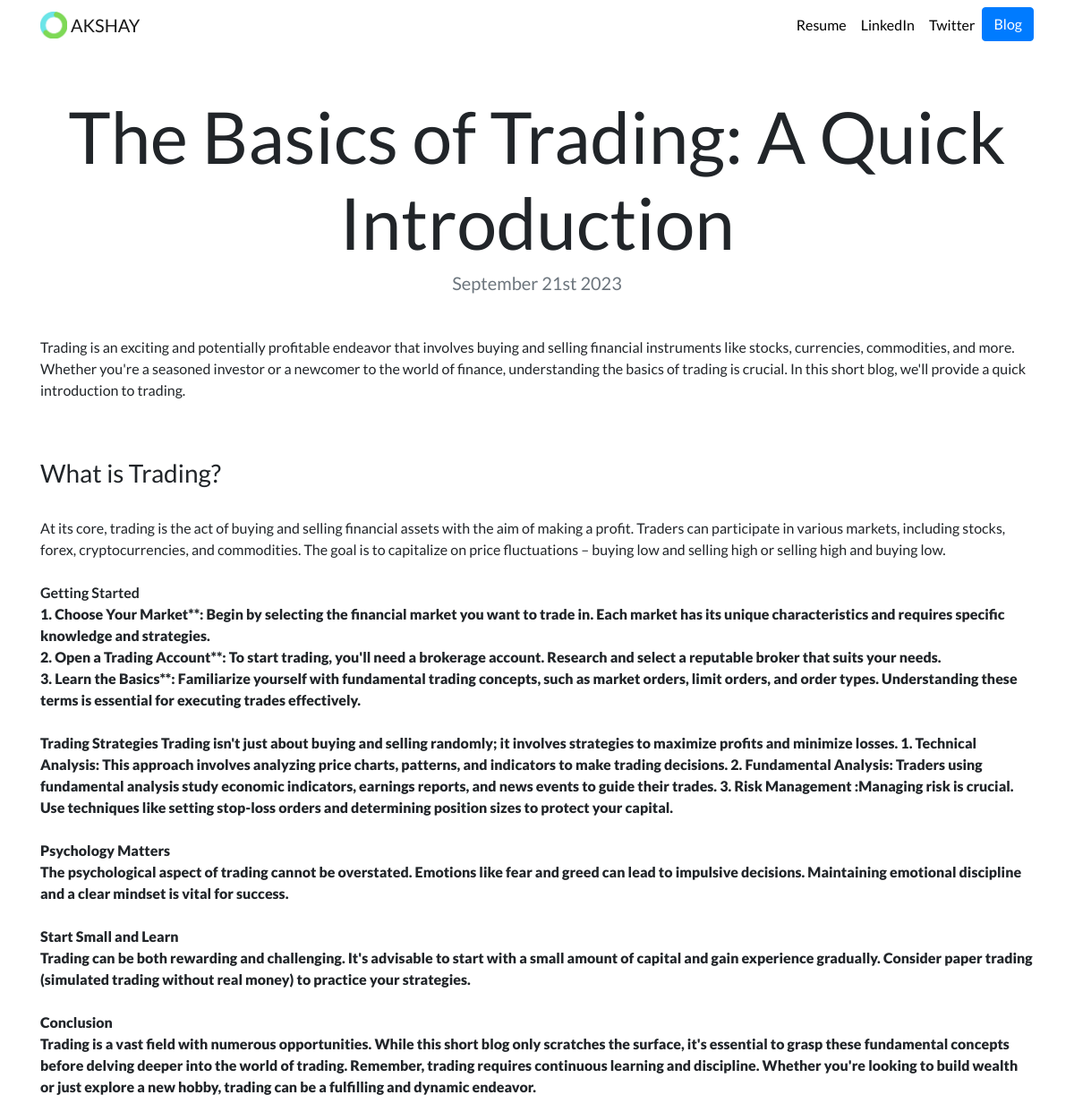
Screenshot of /blog/9 with the database file from the repository.
### blog/models.py (models this page shows, shortened)
class Blog(models.Model):
    title = models.CharField(max_length=200)
    discription = models.TextField(max_length=50000)
    date = models.DateField()

### blog/views.py (the view)
# urls.py: path('<int:blog_id>',views.details, name='details')
def details(request, blog_id):
    blog = get_object_or_404(Blog, pk=blog_id)
    return render( request, 'blog/details.html',{'blog':blog  })

### blog/templates/blog/details.html
{% extends "portfolio/base.html" %}
{% load static %}
{% block content %}
<h1 class="text-center mt-5" id="blogdetailtitle">{{ blog.title }}</h1>
<h5 class="text-center text-muted mb-5">{{ blog.date|date:'F jS Y' }}</h5>
<p>{{ blog.discription|safe}}</p>
{% endblock %}

### portfolio/static/portfolio/custom.css (style rules this page uses)
body { font-family: 'Lato', sans-serif; }
@media (min-width: 992px) { #blogdetailtitle { font-size: 5rem; } }

### rows the page displays
Blog: title "The Basics of Trading: A Quick Introduction", date "September 21st 2023", discription "Trading is an exciting and potentially profitable endeavor that involves buying and selling financial instruments like stocks, currencies, commodities, and more. Whether you're a seasoned investor or a newcomer to the world of finance, understanding the basics of trading is crucial. In this short blog, we'll provide a quick introduction to trading. What is Trading? At its core, trading is the act of buying and selling financial assets with the aim of making a profit. Traders can participate in various markets, including stocks, forex, cryptocurrencies, and commodities. The goal is to capitalize on price fluctuations – buying low and selling high or selling high and buying low. Getting…"
